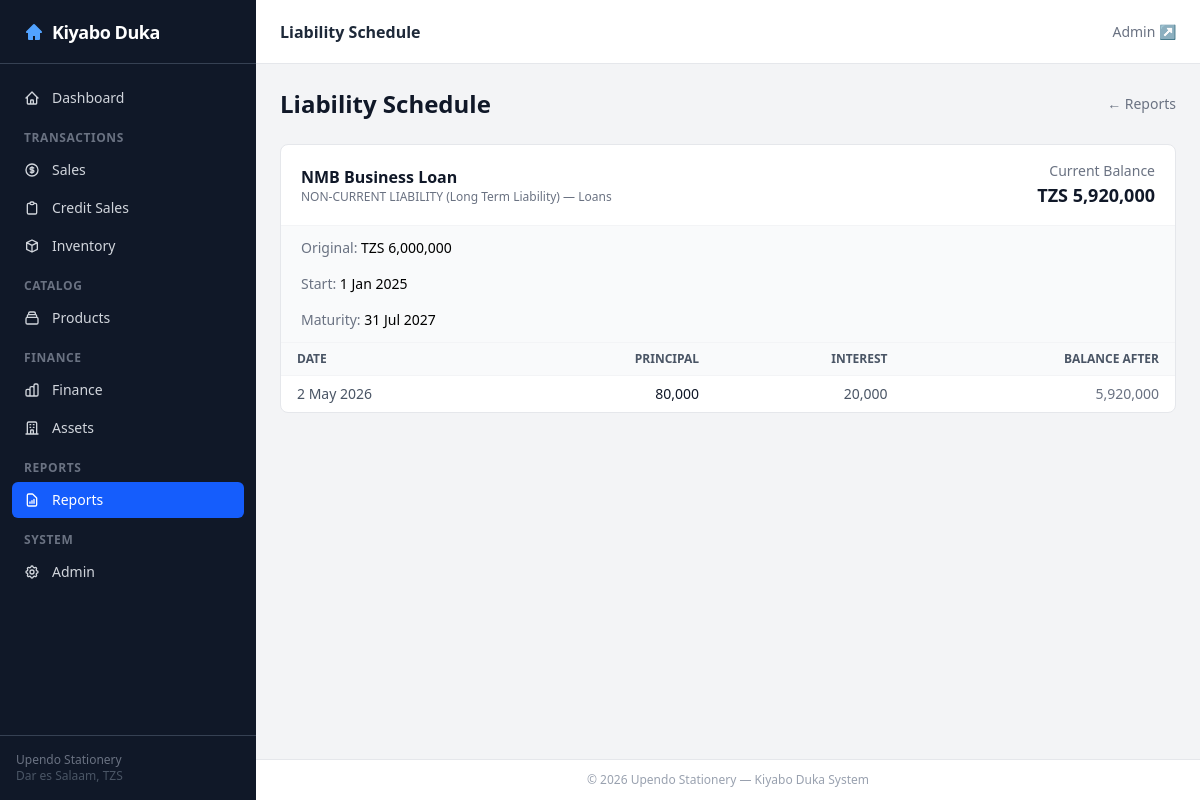
The page /reports/liabilities/ on the database its author committed.
### finance/models.py (models this page shows, shortened)
class LiabilityItem(TimestampedModel):
    liability_type = models.ForeignKey(LiabilityType, on_delete=models.PROTECT, related_name='items')
    name = models.CharField(max_length=255)
    original_amount = models.DecimalField(max_digits=15, decimal_places=2)
    start_date = models.DateField()
    maturity_date = models.DateField(null=True, blank=True)
    is_active = models.BooleanField(default=True)
    rate = models.DecimalField(max_digits=10, decimal_places=6, null=True, blank=True,
                                help_text='Interest rate (e.g., 0.12 = 12%)')
    amount_per_return = models.DecimalField(max_digits=15, decimal_places=2, null=True, blank=True)
    class Meta:
        ordering = ['name']
    @property
    def current_balance(self):
        paid = self.payment_details.aggregate(
            t=Coalesce(Sum('principal_amount'), Decimal('0'))
        )['t']
        return self.original_amount - paid

class LiabilityType(TimestampedModel):
    category = models.ForeignKey(LiabilityCategory, on_delete=models.PROTECT, related_name='types')
    name = models.CharField(max_length=255)
    class Meta:
        ordering = ['category__name', 'name']

class LiabilityCategory(TimestampedModel):
    name = models.CharField(max_length=255, unique=True)
    class Meta:
        verbose_name_plural = 'Liability Categories'

class LiabilityPaymentDetail(TimestampedModel):
    payment = models.ForeignKey(Payment, on_delete=models.CASCADE, related_name='liability_details')
    liability_item = models.ForeignKey(LiabilityItem, on_delete=models.PROTECT,
                                        related_name='payment_details')
    principal_amount = models.DecimalField(max_digits=15, decimal_places=2)
    interest_amount = models.DecimalField(max_digits=15, decimal_places=2)
    balance_after_payment = models.DecimalField(max_digits=15, decimal_places=2, null=True, blank=True)
    payment_date = models.DateTimeField(default=timezone.now)
    class Meta:
        ordering = ['-payment_date']

### reports/views/liability_schedule.py (the view)
# urls.py: path('liabilities/', liability_schedule, name='liability_schedule'),
def liability_schedule(request):
    liabilities = LiabilityItem.objects.filter(is_active=True).prefetch_related(
        'payment_details__payment'
    ).select_related('liability_type__category')
    return render(request, 'reports/liability_schedule.html', {'liabilities': liabilities})

### templates/reports/liability_schedule.html (shortened to what this page needs)
{% extends 'base.html' %}
{% load humanize %}
{% block page_title %}<h1 class="text-base font-semibold text-gray-800">Liability Schedule</h1>{% endblock %}
{% block content %}
<div class="flex items-center justify-between mb-6">
    <h1 class="text-2xl font-bold text-gray-900">Liability Schedule</h1>
    <a href="{% url 'reports:index' %}" class="text-sm text-gray-500 hover:text-gray-700">&larr; Reports</a>
</div>
{% for liability in liabilities %}
<div class="bg-white rounded-lg border border-gray-200 overflow-hidden mb-6">
    <div class="px-5 py-4 border-b border-gray-100 flex items-center justify-between">
        <div>
            <h2 class="font-semibold text-gray-900">{{ liability.name }}</h2>
            <p class="text-xs text-gray-500">{{ liability.liability_type.category.name }} — {{ liability.liability_type.name }}</p>
        </div>
        <div class="text-right">
            <p class="text-sm text-gray-500">Current Balance</p>
            <p class="text-lg font-bold text-gray-900 tabular-nums">TZS {{ liability.current_balance|floatformat:0|intcomma }}</p>
        </div>
    </div>
    <div class="px-5 py-3 grid grid-cols-3 gap-4 text-sm border-b border-gray-100 bg-gray-50">
        <div><span class="text-gray-500">Original:</span> <span class="font-medium">TZS {{ liability.original_amount|floatformat:0|intcomma }}</span></div>
        <div><span class="text-gray-500">Start:</span> <span class="font-medium">{{ liability.start_date|date:"j M Y" }}</span></div>
        <div><span class="text-gray-500">Maturity:</span> <span class="font-medium">{{ liability.maturity_date|date:"j M Y"|default:"—" }}</span></div>
    </div>
    {% if liability.payment_details.all %}
    <table class="min-w-full text-sm divide-y divide-gray-100">
        <thead class="bg-gray-50">
            <tr>
                <th class="px-4 py-2 text-left text-xs font-semibold text-gray-600 uppercase">Date</th>
                <th class="px-4 py-2 text-right text-xs font-semibold text-gray-600 uppercase">Principal</th>
                <th class="px-4 py-2 text-right text-xs font-semibold text-gray-600 uppercase">Interest</th>
                <th class="px-4 py-2 text-right text-xs font-semibold text-gray-600 uppercase">Balance After</th>
            </tr>
        </thead>
        <tbody class="divide-y divide-gray-100">
            {% for detail in liability.payment_details.all %}
            <tr>
                <td class="px-4 py-2 text-gray-600">{{ detail.payment_date|date:"j M Y" }}</td>
                <td class="px-4 py-2 text-right tabular-nums text-gray-900">{{ detail.principal_amount|floatformat:0|intcomma }}</td>
                <td class="px-4 py-2 text-right tabular-nums text-gray-600">{{ detail.interest_amount|floatformat:0|intcomma }}</td>
                <td class="px-4 py-2 text-right tabular-nums text-gray-500">{{ detail.balance_after_payment|floatformat:0|intcomma|default:"—" }}</td>
            </tr>
            {% endfor %}
        </tbody>
    </table>
    {% else %}
    <p class="px-5 py-4 text-sm text-gray-400">No payments recorded.</p>
    {% endif %}
</div>
{% empty %}
<div class="bg-white rounded-lg border border-gray-200 p-8 text-center text-gray-400">No active liabilities.</div>
{% endfor %}
{% endblock %}

### rows shown on the page
LiabilityItem: name "NMB Business Loan", liability_type.category.name "NON-CURRENT LIABILITY (Long Term Liability)", liability_type.name "Loans", current_balance "5,920,000", original_amount "6,000,000", start_date "1 Jan 2025", maturity_date "31 Jul 2027"
LiabilityPaymentDetail: payment_date "2 May 2026", principal_amount "80,000", interest_amount "20,000", balance_after_payment "5,920,000"
